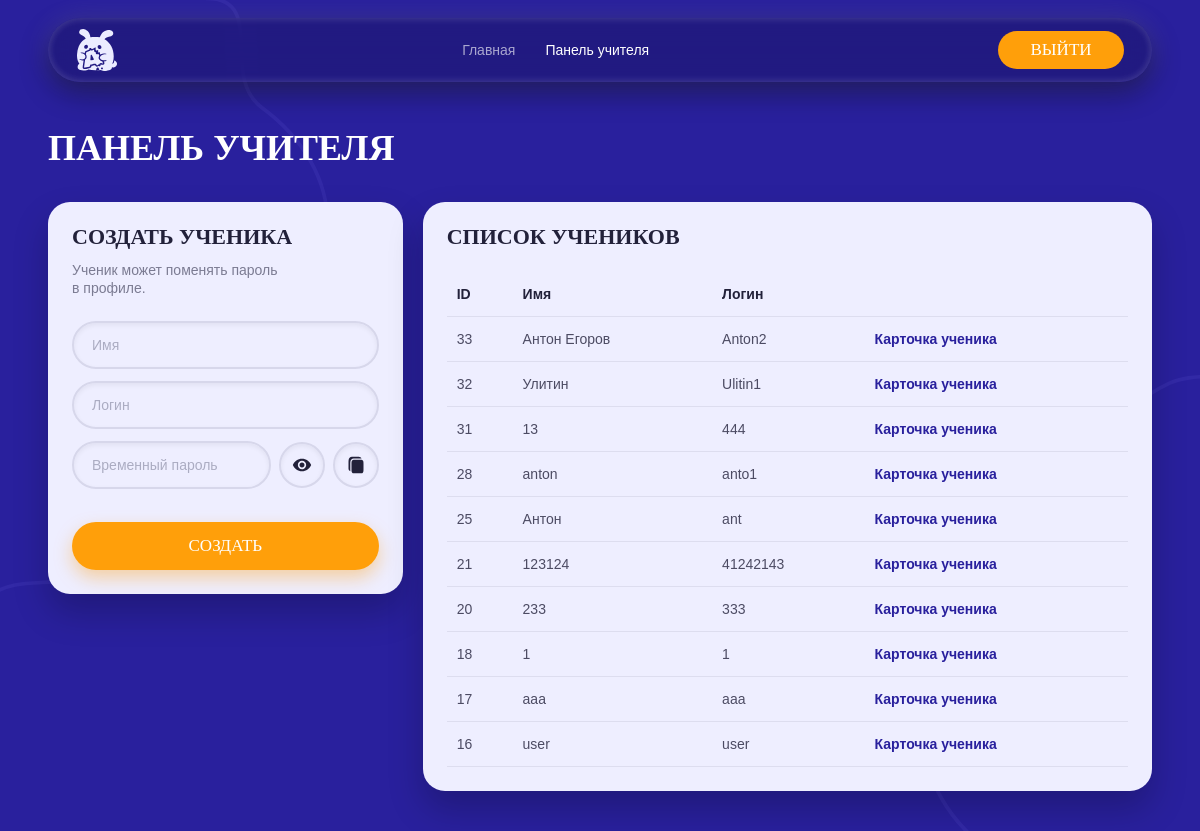
/teacher/dashboard.php (signed in), run on an earlier commit of the app's database.
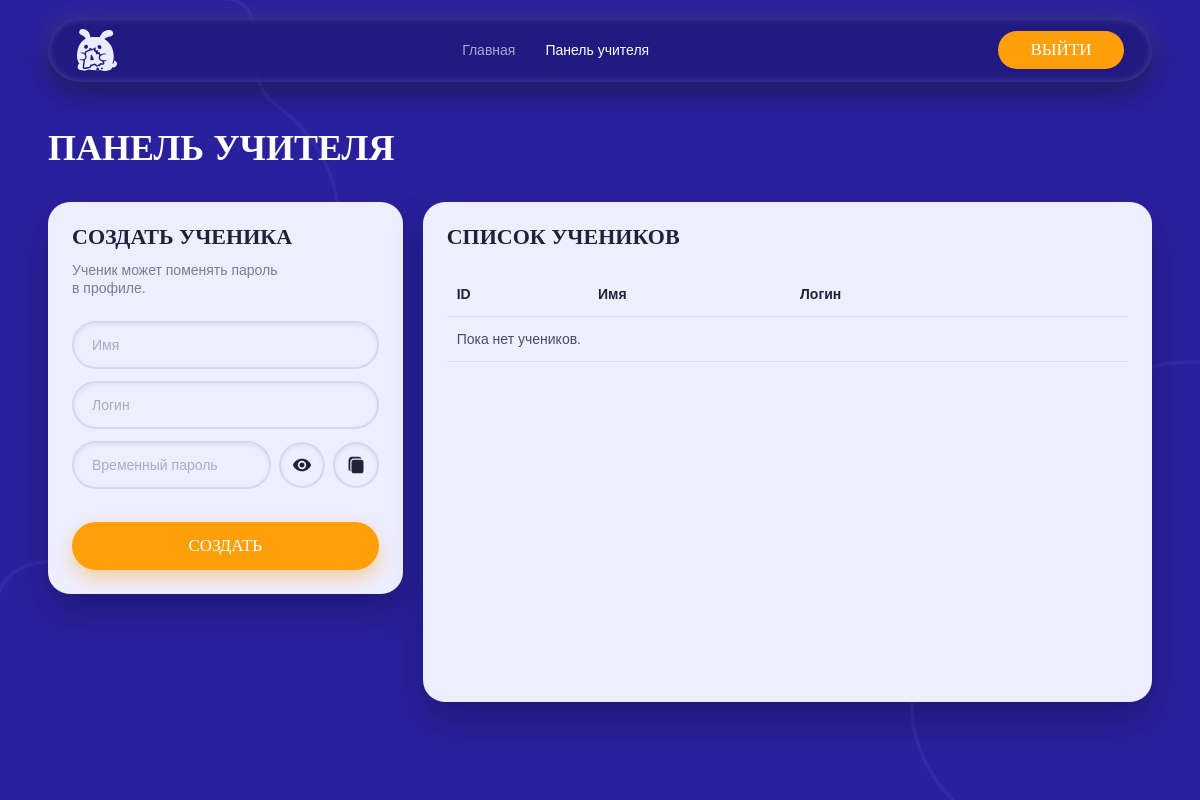
And on a later commit of the database.
### tables this page shows
CREATE TABLE `users` (
  `id` int(11) NOT NULL,
  `role` enum('teacher','student') NOT NULL,
  `login` varchar(64) NOT NULL,
  `pass_hash` varchar(255) NOT NULL,
  `display_name` varchar(128) NOT NULL,
  `created_at` timestamp NOT NULL DEFAULT current_timestamp(),
  `must_change_pass` tinyint(1) NOT NULL DEFAULT 0
);

### inc/config.php (called while the page is built, shortened)
<?php
function h(string $s): string {
  return htmlspecialchars($s, ENT_QUOTES | ENT_SUBSTITUTE, 'UTF-8');
}

### teacher/dashboard.php (the view, shortened to what this page needs)
<?php
require_once __DIR__ . '/../inc/db.php';
$students = $pdo->query("
  SELECT id, login, display_name, created_at
  FROM users
  WHERE role = 'student'
  ORDER BY id DESC
")->fetchAll();
?>
<!doctype html>
<html lang="ru">
<head>
  <link rel="stylesheet" href="../assets/style.css?v=2">
</head>
<body>
  <main class="teacher-page">
    <header class="teacher-header">
      <a class="teacher-logo" href="../index.php" aria-label="На главную">
        <img src="../assets/img/logo.svg" alt="Логотип">
      </a>
      <nav class="teacher-nav" id="mobileMenu">
        <a href="../index.php">Главная</a>
        <a href="dashboard.php" class="active">Панель учителя</a>
      </nav>
      <a class="teacher-header-btn" href="../logout.php">Выйти</a>
    </header>
    <div class="teacher-wrap">
      <h1 class="teacher-title">Панель учителя</h1>
      <div class="teacher-grid">
        <section class="teacher-card teacher-create-card">
          <h2>Создать ученика</h2>
          <p class="teacher-card-text">
            Ученик может поменять пароль в&nbsp;профиле.
          </p>
          <form class="teacher-form" method="post">
            <p>
              <input name="name" placeholder="Имя" required>
            </p>
            <p>
              <input name="login" placeholder="Логин" required>
            </p>
            <div class="password-field">
              <input id="createStudentPassword" type="password" name="temp_pass" placeholder="Временный пароль"
                autocomplete="new-password" required>
              <button class="password-icon-btn" type="button"
                onclick="togglePasswordVisibility('createStudentPassword')" aria-label="Показать или скрыть пароль"
                title="Показать или скрыть пароль">
                <img src="../assets/img/eye.svg" alt="">
              </button>
              <button class="password-icon-btn" type="button"
                onclick="copyPasswordFromInput('createStudentPassword')" aria-label="Скопировать пароль"
                title="Скопировать пароль">
                <img src="../assets/img/copy.svg" alt="">
              </button>
            </div>
            <button class="teacher-btn" type="submit">Создать</button>
          </form>
        </section>
        <section class="teacher-card teacher-students-card">
          <h2>Список учеников</h2>
          <div class="teacher-table-wrap">
            <table class="teacher-table">
              <thead>
                <tr>
                  <th>ID</th>
                  <th>Имя</th>
                  <th>Логин</th>
                  <th></th>
                </tr>
              </thead>
              <tbody>
                <?php foreach ($students as $s): ?>
                  <tr>
                    <td><?= (int) $s['id'] ?></td>
                    <td><?= h($s['display_name']) ?></td>
                    <td><?= h($s['login']) ?></td>
                    <td>
                      <a href="student.php?id=<?= (int) $s['id'] ?>">
                        Карточка ученика
                      </a>
                    </td>
                  </tr>
                <?php endforeach; ?>
                <?php if (!$students): ?>
                  <tr>
                    <td colspan="4" class="teacher-empty">
                      Пока нет учеников.
                    </td>
                  </tr>
                <?php endif; ?>
              </tbody>
            </table>
          </div>
        </section>
      </div>
    </div>
  </main>
</body>
</html>

What changed in the data, as far as the page shows it:
removed users: id "33", display_name "Антон Егоров", login "Anton2"
removed users: id "32", display_name "Улитин", login "Ulitin1"
removed users: id "31", display_name "13", login "444"
removed users: id "28", display_name "anton", login "anto1"
removed users: id "25", display_name "Антон", login "ant"
removed users: id "21", display_name "123124", login "41242143"
removed users: id "20", display_name "233", login "333"
removed users: id "18", display_name "1", login "1"
removed users: id "17", display_name "aaa", login "aaa"
removed users: id "16", display_name "user", login "user"
Also different on the page:
text now shown: "Пока нет учеников."
